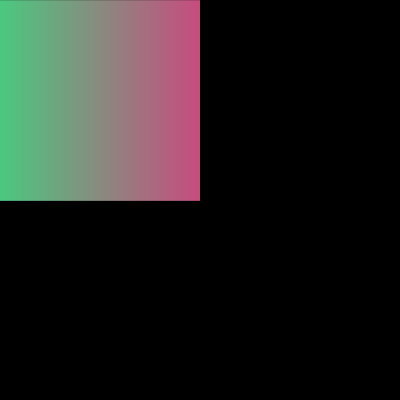
Frame 1 (no input)
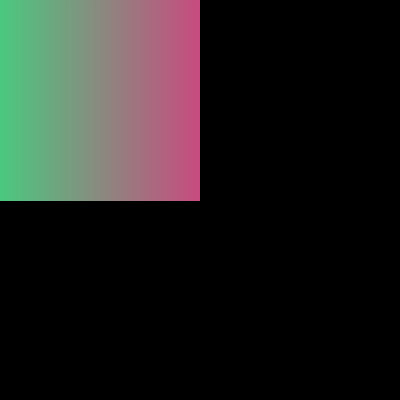
Frame 60 (the mouse pressed at the canvas centre just before this capture)
Frame 120 (the mouse held since frame 60 and released just before this capture): identical to frame 60, image omitted

The Processing sketch that drew these frames (run headless with seeded random() and noise(); from frame 60 on, the mouse is pressed at the canvas centre):

// Processing sketch: simpleGradientShape
// ── simpleGradientShape.pde

color b1, b2;
int y =0;
int h = 200;

void setup() {
  size(400, 400);
  background(0);

  b1 = color(75, 200, 127);
  b2 = color(200, 75, 127);
}


void draw() {

  noFill();
  // beginning at y, as long as it's < y+h, ++
  for (int i = y; i < y+h; i++) {
    //take i, as it exists btwn y & (y+h)
    // translate that relationship to be
    // from 0 and 1 and then
    // convert understanding ranges
    //*Re-maps a number from one range to another.*
    float remap = map(i, y, y+h, 0, 1);
    // move that ratio of distance btwn these
    // two points
    color c = lerpColor(b1, b2, remap); // start, stop, amount
    stroke(c);
    line(i, y, i, y+h);
  }
}
